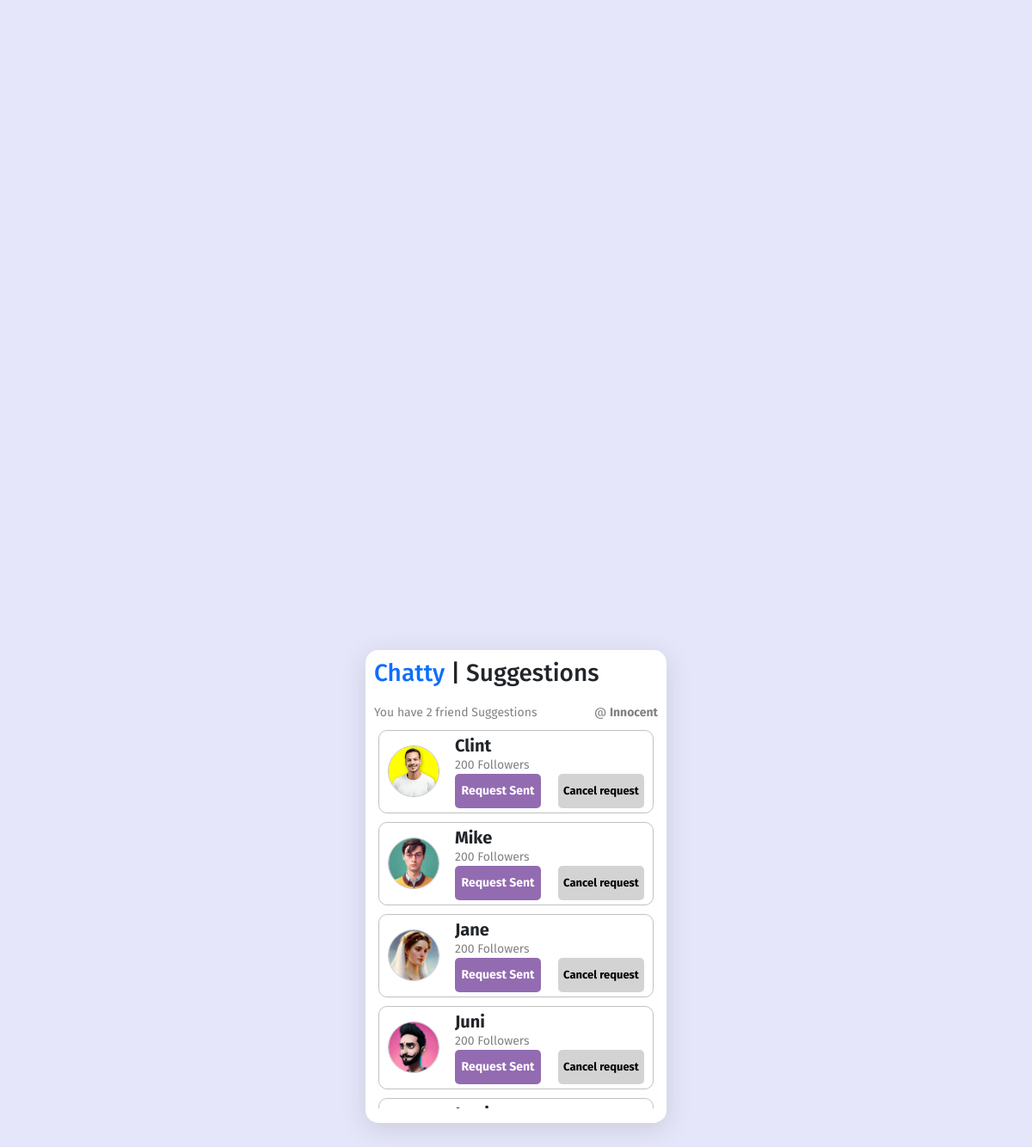
Page /suggestions (signed in) on the committed database.
### core/models.py (models this page shows, shortened)
class CustomUser(AbstractUser):
    request_sent = models.BooleanField(default=False)
    USERNAME_FIELD = 'username'

### chatapp/models.py (models this page shows, shortened)
class Profile(models.Model):
    user = models.OneToOneField(settings.AUTH_USER_MODEL, on_delete=models.CASCADE, related_name = "profiles")
    username = models.CharField(max_length=50, blank=True, null=True)
    first_name = models.CharField(max_length=50, blank=True, null=True)
    last_name = models.CharField(max_length=50, blank=True, null=True)
    profile_picture = models.ImageField(upload_to="img", blank=True, null=True)
    friends = models.ManyToManyField(settings.AUTH_USER_MODEL, blank=True)

### chatapp/views.py (the view)
# urls.py: path("suggestions", views.suggestion, name="suggestions"),
def suggestion(request):
    all_user = get_user_model()
    user = request.user
    users = all_user.objects.all()
    profiles = Profile.objects.all()
    profile = Profile.objects.get(user=user)
    profile_friends = profile.friends.all()
    suggested_friends = all_user.objects.exclude(
        profile__friends__in=profile_friends).exclude(profiles=profile)
    friend_request = FriendRequest.objects.filter(
        receiver__in=suggested_friends, sender=request.user)
    context = {"s_friends": suggested_friends, "f_requests": friend_request}
    return render(request, "chatapp/suggestions.html", context)

### chatapp/templatetags/custom_filter.py (called while the page is built)
@register.filter
def if_id_in_queryset(id, queryset):
    print("id",id)
    return any(id == query.receiver.id for query in queryset)

### chatapp/templates/chatapp/suggestions.html (shortened to what this page needs)
{% extends 'base.html' %}
{% load custom_filter %}
{% block content %}
<div class="chatbody" id="chatbody">
    <h3><span><a href="{% url 'chats' %}">Chatty</a> | </span>Suggestions</h3>
    <div class="sub-div">
      <p class="para">You have 2 friend Suggestions</p>
      <p class="para">@ <span><strong>{{request.user.username}}</strong></span></p>
    </div>
    <div class="suggestionContainer">
    {% for friend in s_friends  %}
    <div class="suggestion">
      {% if friend.profiles.profile_picture %}
      <div class="pic">
        <img src="{{friend.profiles.profile_picture.url}}" alt="">
      </div>
      {% else %}
      <div class="pic">
        <img src="" alt="">
      </div>
      {% endif %}
        <div class="user-container">
          <div class="user-info">
              <h5>{{friend.username}}</h5>
              <p>200 Followers</p>
          </div>
          {% if friend.id|if_id_in_queryset:f_requests %}
          <div class="n-btns">
          <div class="confirm-btn add-btn disable" data-id={{friend.id}}>Request Sent</div>
          <div class="del-btn" data-id={{friend.id}} style="font-size: 13px">Cancel request</div>
        </div>
          {% else %}
           <div class="n-btns">
          <div class="confirm-btn add-btn" data-id={{friend.id}}>Add Friend</div>
          <div class="del-btn" data-id={{friend.id}}>Remove</div>
        </div>
          {% endif %}
      </div>
    </div>
    {% endfor %}
    </div>
  </div>
{% endblock content %}

### chatapp/static/css/style.css (style rules this page uses)
* { padding: 0px; margin: 0px; box-sizing: border-box; font-family: 'Fira Sans', sans-serif; }
body { display: flex; align-items: center; justify-content: center; height: 100vh; background-color: #E6E6FA; }
img { width: 100%; height: 100; border-radius: 50%; }
.sub-div { width: 100%; height: auto; display: flex; justify-content: space-between; align-items: center; padding: 0px !important; margin: 0px !important; }
a { text-decoration: none; }
h4, p, small { margin: 0px; }
.disable { pointer-events: none; opacity: 0.7; font-size: 14px; }
.chatbody { width: 100%; height: 410px; padding: 10px 10px 10px 10px; }
.chatbody .para { margin-top: 10px; color:gray; font-weight: 12px; font-size: 14px; }
.chatbody .suggestionContainer { width: 100%; height: 450px; padding: 0px 5px 0px 5px; overflow: auto; }
.chatbody .suggestionContainer .suggestion { width: 100%; height: auto; border-radius: 10px; border: 1px solid silver; display: flex; align-items: center; justify-content: space-between; margin-top: 10px; padding: 5px 10px 5px 10px; }
.chatbody .suggestionContainer .suggestion .pic { width: 60px; height: 60px; border: 1px solid silver; border-radius: 50%; }
.chatbody .suggestionContainer .suggestion .pic img { width: 100%; height: 100; border-radius: 50%; }
.chatbody .suggestionContainer .suggestion .user-container { margin-left: 5px; }
.chatbody .suggestionContainer .suggestion .user-container .n-btns { display: flex; align-items: center; justify-content: space-between; }
.chatbody .suggestionContainer .suggestion .user-container .n-btns .confirm-btn, .chatbody .suggestionContainer .suggestion .user-container .n-btns .del-btn { width: 100px; height: 40px; border-radius: 5px; background-color: #662d91; color: white; display: flex; align-items: center; justify-content: center; font-weight: bold; cursor: pointer; }
.chatbody .suggestionContainer .suggestion .user-container .n-btns .del-btn { background-color: lightgray; color: black; }
.chatbody .suggestionContainer .suggestion .user-info { width: 220px; height: auto; display: flex; align-items: flex-start; justify-content: center; flex-direction: column; }
.chatbody .suggestionContainer .suggestion .user-info h5 { font-weight: bold; margin: 0px; }
.chatbody .suggestionContainer .suggestion .user-info p { color: gray; margin: 0px; font-size: 14px }

### rows in the picture
CustomUser: user.username "Innocent"
CustomUser: profiles.profile_picture (picture), username "Clint"
CustomUser: profiles.profile_picture (picture), username "Mike"
CustomUser: profiles.profile_picture (picture), username "Jane"
CustomUser: profiles.profile_picture (picture), username "Juni"
